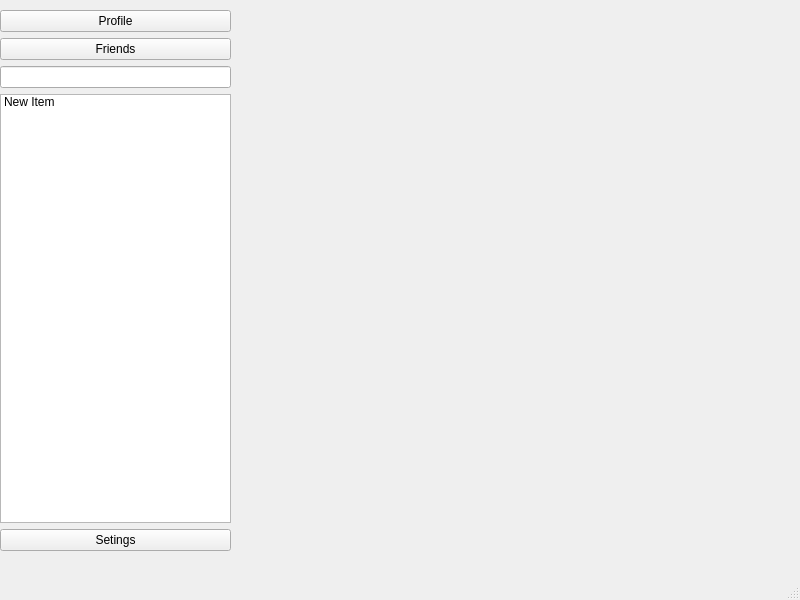
<?xml version="1.0" encoding="UTF-8"?>
<ui version="4.0">
 <class>MainWindow</class>
 <widget class="QMainWindow" name="MainWindow">
  <property name="geometry">
   <rect>
    <x>0</x>
    <y>0</y>
    <width>800</width>
    <height>600</height>
   </rect>
  </property>
  <property name="windowTitle">
   <string>MainWindow</string>
  </property>
  <widget class="QWidget" name="centralwidget">
   <widget class="QWidget" name="MainContainerWidget" native="true">
    <property name="geometry">
     <rect>
      <x>240</x>
      <y>10</y>
      <width>541</width>
      <height>541</height>
     </rect>
    </property>
   </widget>
   <widget class="QWidget" name="layoutWidget">
    <property name="geometry">
     <rect>
      <x>0</x>
      <y>10</y>
      <width>231</width>
      <height>541</height>
     </rect>
    </property>
    <layout class="QVBoxLayout" name="verticalLayout_2">
     <item>
      <widget class="QPushButton" name="pushButton">
       <property name="text">
        <string>Profile</string>
       </property>
      </widget>
     </item>
     <item>
      <widget class="QPushButton" name="btnFriends">
       <property name="text">
        <string>Friends</string>
       </property>
      </widget>
     </item>
     <item>
      <widget class="QLineEdit" name="lineEdit"/>
     </item>
     <item>
      <widget class="QListWidget" name="listWidget">
       <item>
        <property name="text">
         <string>New Item</string>
        </property>
       </item>
      </widget>
     </item>
     <item>
      <widget class="QPushButton" name="pushButton_4">
       <property name="text">
        <string>Setings</string>
       </property>
      </widget>
     </item>
    </layout>
   </widget>
  </widget>
  <widget class="QMenuBar" name="menubar">
   <property name="geometry">
    <rect>
     <x>0</x>
     <y>0</y>
     <width>800</width>
     <height>25</height>
    </rect>
   </property>
  </widget>
  <widget class="QStatusBar" name="statusbar"/>
 </widget>
 <resources/>
 <connections/>
</ui>
